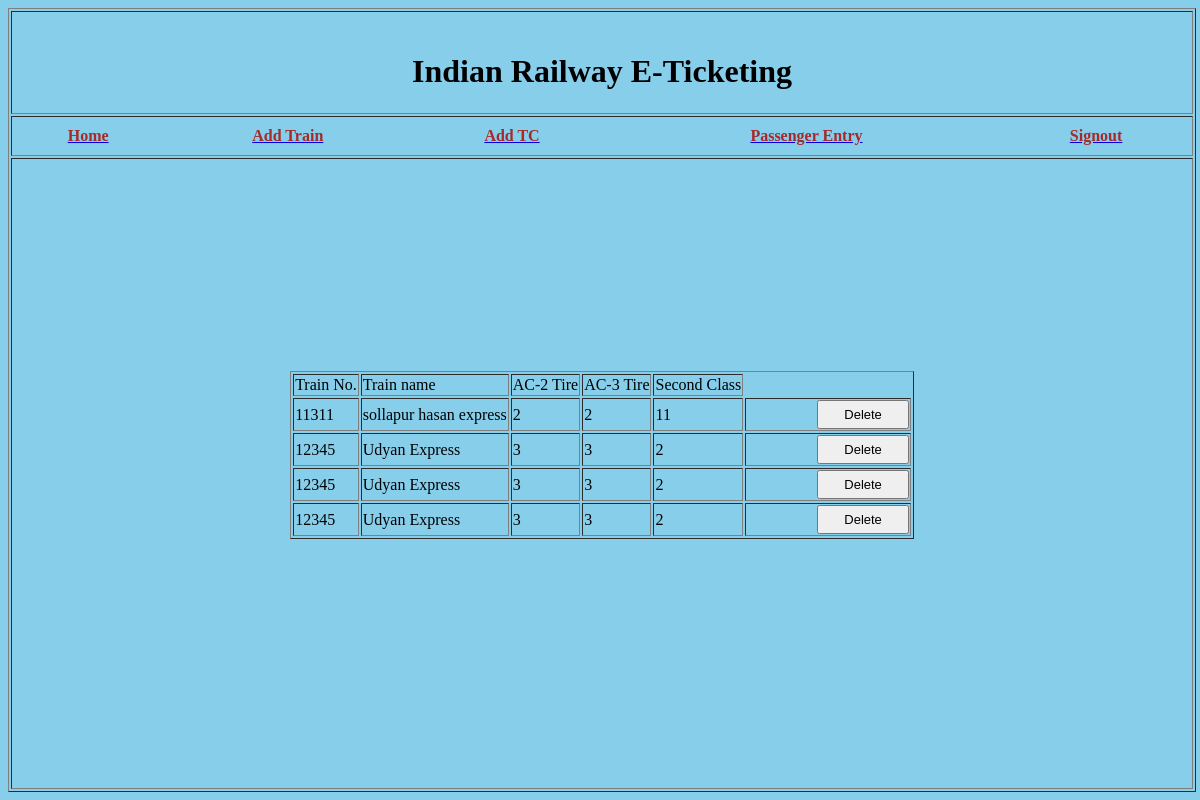
/railway/addtraindisplay, run on an earlier commit of the app's database.
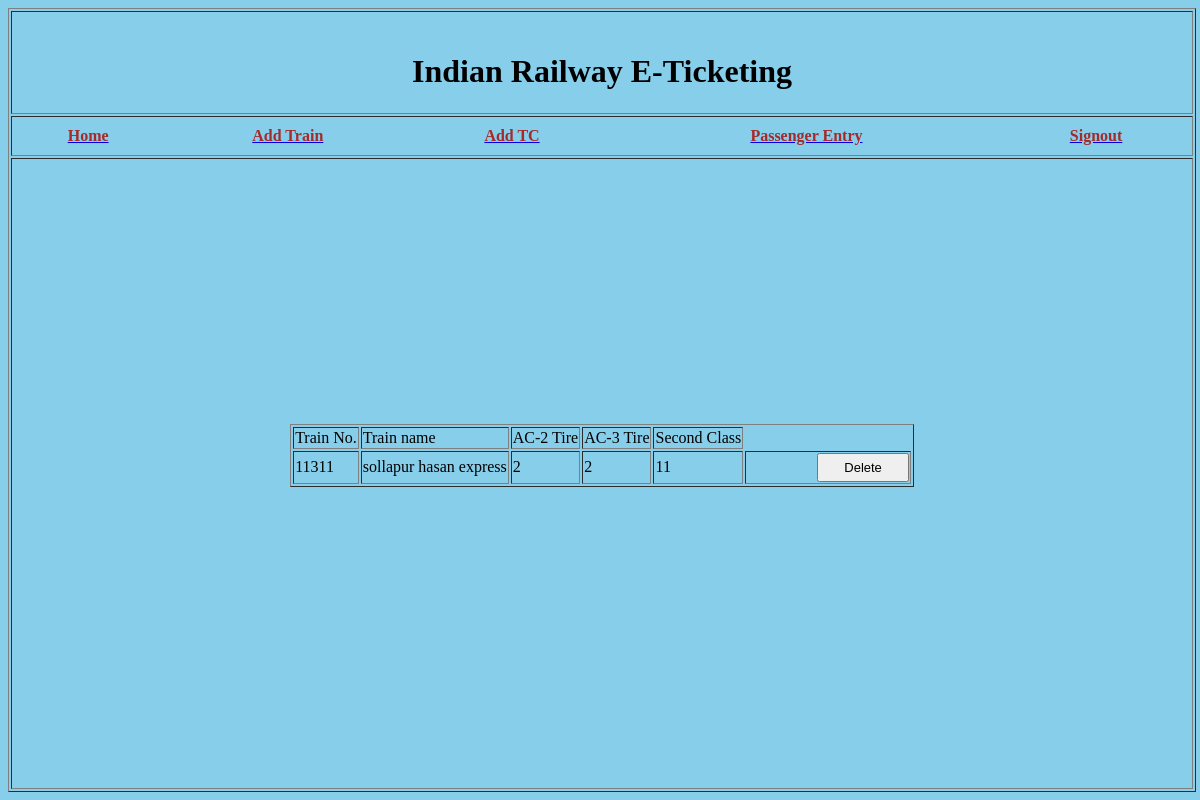
And on a later commit of the database.
### RAILWAYAPP/models.py (models this page shows)
class AddtrainData(models.Model):
	trainno=models.CharField(max_length=6)
	trainname=models.CharField(max_length=50)
	ac2tier=models.CharField(max_length=30)
	ac3tier=models.CharField(max_length=30)
	sleeper=models.CharField(max_length=30)

### RAILWAYAPP/views.py (the view)
# urls.py: path("addtraindisplay",views.addtraindisplay),
def addtraindisplay(request):
	data=AddtrainData.objects.all()
	return render(request,"RAILWAYAPP/addtraindisplay.html",{"data":data})

### RAILWAYAPP/templates/RAILWAYAPP/addtraindisplay.html (shortened to what this page needs)
<html>
 <head>
 </head>
 <body>
    <table style="width: 99%;height:100%;" border="1">
        <tr>
            <td style="width: 100%;height:10%;" align="center"><br/><h1>Indian Railway E-Ticketing</h1></td>
        </tr>
        <tr>
            <td style="width: 100%;height:5%;">
            <table style="width: 100%;height:100%;">
                    <tr>
                        <th><a href="adminhome"><font color="brown">Home</font></a></th>
                        <th><a href="addtrain"><font color="brown">Add Train</font></a></th>
                        <th><a href="register"><font color="brown">Add TC</font></a></th>
                        <th><a href="passengerlist"><font color="brown">Passenger Entry</font></a></th>
                        <th><a href="railway"><font color="brown">Signout</font></a></th>
                    </tr>
            </table>
            </td>
        </tr>
        <tr>
            <td style="width: 100%;height:80%;">
	<table border=1 align="center">
        <tr>
            <td>Train No.</td>
            <td>Train name</td>
            <td>AC-2 Tire</td>
            <td>AC-3 Tire</td>
            <td>Second Class</td>
        </tr>
  {%for d in data%}
     <form name="form1" method="POST">
  <tr>
  	<td>{{d.trainno}}</td>
  	<td>{{d.trainname}}</td>
  	<td>{{d.ac2tier}}</td>
  	<td>{{d.ac3tier}}</td>
  	<td>{{d.sleeper}}</td>
    <td>
      <input type="submit" name="btnsubmit" value="Delete">
    </td>
  </tr>
</form>
  {%endfor%}
    </table>
<br/><br/>
            </td>
        </tr>
    </table>
</body>
</html>

What changed in the data, as far as the page shows it:
removed AddtrainData: trainno "12345", trainname "Udyan Express", ac2tier "3", ac3tier "3", sleeper "2"
removed AddtrainData: trainno "12345", trainname "Udyan Express", ac2tier "3", ac3tier "3", sleeper "2"
removed AddtrainData: trainno "12345", trainname "Udyan Express", ac2tier "3", ac3tier "3", sleeper "2"
